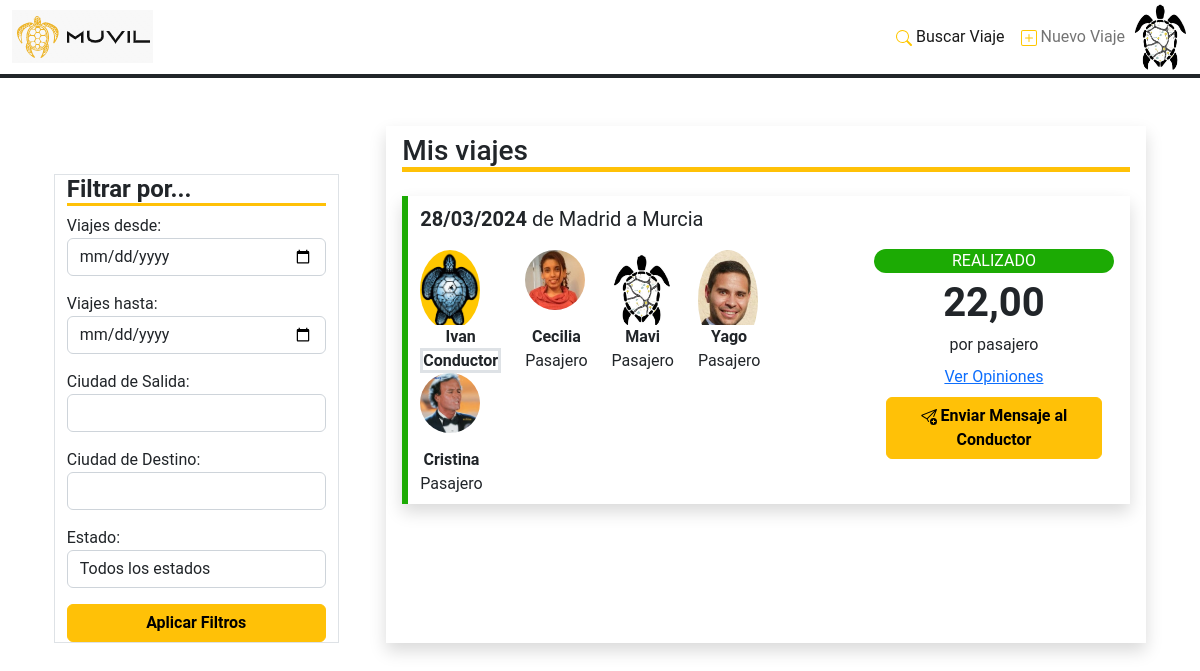
Before: /mis_viajes/3 with the older database file.
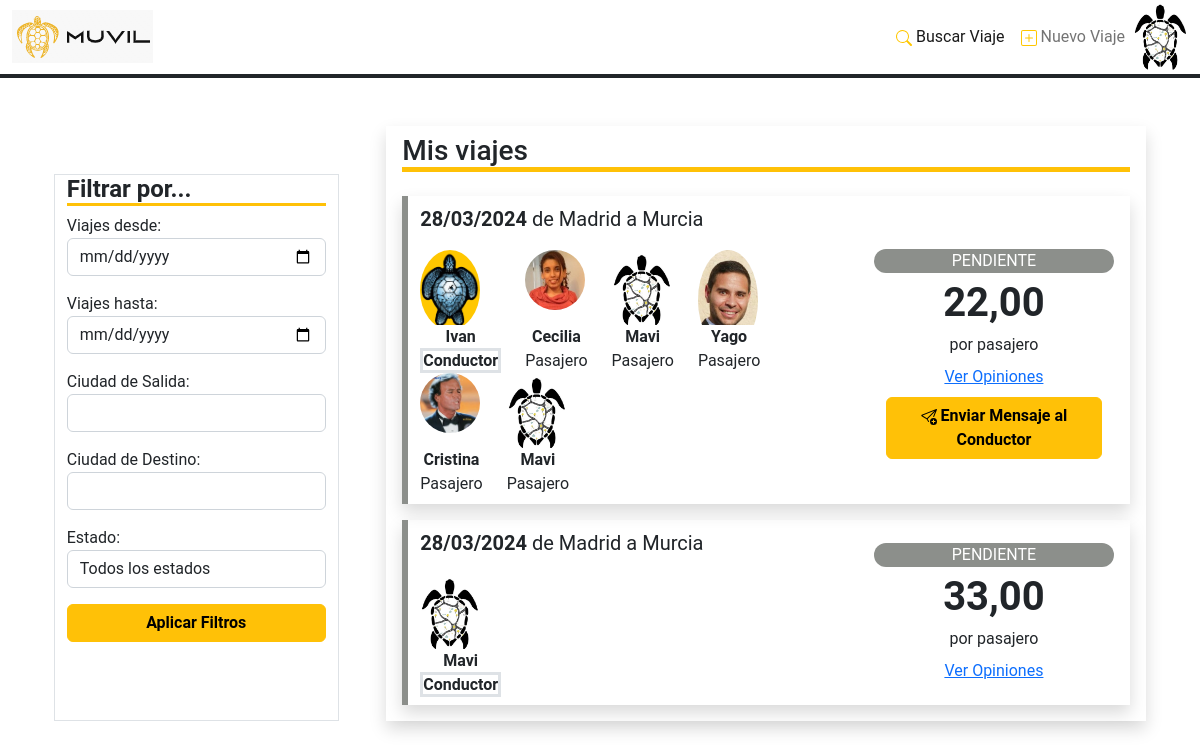
After: the same page with the newer database file.
### Aplicaciones/FrontEnd/models.py (models this page shows, shortened)
class Personas (models.Model):
    nombre = models.CharField(max_length=64)
    apellido1 = models.CharField(max_length=64)
    apellido2 = models.CharField(max_length=64, blank=True, null=True)
    fec_nacimiento = models.DateField(blank=True, null=True)
    tipo_documento = models.CharField (max_length=8)
    numero_documento = models.CharField(max_length=32)
    email = models.CharField(max_length=320)
    numero_telefono = models.PositiveIntegerField(validators=[MaxValueValidator(999999999)])
    genero = models.CharField(max_length=1, choices=genero, default='F', blank=True, null=True)
    password = models.CharField(max_length=30, default='<NO_PASSWORD>')
    puntuacion = models.DecimalField(max_digits=2, decimal_places=1, default=3.5, blank=True, null=True)
    prestigio = models.CharField(max_length=2, choices=prestigio, default='B', blank=True, null=True)
    numero_opiniones = models.PositiveIntegerField(default = '0', blank=True, null=True)
    descripcion = models.CharField(max_length=3000, blank=True, null=True)
    imagen = models.ImageField(upload_to='images/users_profile', default="images/users_profile/avatar-mujer.jpg")
    pref_conversacion = models.PositiveIntegerField(default='1')
    pref_musica = models.PositiveIntegerField(default='1')
    pref_mascota = models.PositiveIntegerField(default='1')
    pref_fumar = models.PositiveIntegerField(default='1')
    pref_comida = models.PositiveIntegerField(default='1')
    notif_noticiasofertas = models.PositiveIntegerField(default='3')
    notif_opiniones = models.PositiveIntegerField(default='3')
    notif_reservas = models.PositiveIntegerField(default='3')
    fec_created = models.DateTimeField(auto_now_add=True)
    fec_updated = models.DateTimeField(auto_now=True)
    class Meta:
        verbose_name = 'personas'
        verbose_name_plural = 'personas'

class Viajes (models.Model):
    id_persona = models.ForeignKey(Personas, to_field='id', on_delete=models.CASCADE)
    ciudad_origen = models.CharField(max_length=64)
    ciudad_destino = models.CharField(max_length=64)
    flg_ida_vuelta = models.BooleanField(default=False)
    fecha_ida = models.DateField(blank=True, null=True)
    fecha_vuelta = models.DateField(blank=True, null=True)
    numero_asientos_viaje = models.PositiveSmallIntegerField()
    estado = models.PositiveIntegerField(choices=estados_viajes, default=1)
    importe_total_asiento = models.DecimalField(max_digits = 5,decimal_places = 2)
    importe_comision_asiento = models.DecimalField(max_digits = 5,decimal_places = 2)
    importe_conductor_asiento = models.DecimalField(max_digits = 5,decimal_places = 2)
    numero_asientos_libres = models.PositiveIntegerField(default=0)
    hora_ida = models.TimeField()
    hora_vuelta = models.TimeField(blank=True, null=True)
    fechor_ida = models.DateTimeField()
    fechor_vuelta = models.DateTimeField(blank=True, null=True)
    fechor_pendiente = models.DateTimeField(blank=True, null=True)
    fechor_realizado = models.DateTimeField(blank=True, null=True)
    fechor_cancelado = models.DateTimeField(blank=True, null=True)
    id_vehiculo = models.ForeignKey(Vehiculos, to_field='id', null=True, blank=True, on_delete=models.CASCADE)
    fec_created = models.DateTimeField(auto_now_add=True)
    fec_updated = models.DateTimeField(auto_now=True)
    class Meta:
        verbose_name = 'viajes'
        verbose_name_plural = 'viajes'

class Plazas (models.Model):
    id_persona = models.ForeignKey(Personas,to_field='id', on_delete=models.CASCADE)
    id_viaje = models.ForeignKey(Viajes, to_field='id', null=True, blank=True, on_delete=models.CASCADE)
    flg_conductor = models.BooleanField(default=False)
    estado = models.PositiveIntegerField(choices=estados_plazas, default=1)
    fechor_pendiente = models.DateTimeField(blank=True, null=True)
    fechor_confirmado = models.DateTimeField(blank=True, null=True)
    fechor_rechazado = models.DateTimeField(blank=True, null=True)
    fechor_cancelado = models.DateTimeField(blank=True, null=True)
    fec_created = models.DateTimeField(auto_now_add=True)
    fec_updated = models.DateTimeField(auto_now=True)
    class Meta:
        verbose_name = 'plazas'
        verbose_name_plural = 'plazas'

### Aplicaciones/FrontEnd/views.py (the view)
# urls.py: path('mis_viajes/<int:idP>', v_mis_viajes, name='n_mis_viajes'),
def v_mis_viajes(request, idP):
    usuario = Personas.objects.get(id=idP)
    try:
        plazas = Plazas.objects.all().filter(id_persona=usuario)
        listado_viajes = Viajes.objects.all().filter(id__in=plazas.values_list('id_viaje').distinct())
        listado_plazas_viajes = Plazas.objects.all().filter(id_viaje__in=listado_viajes).order_by('-flg_conductor')
    except plazas.DoesNotExist:
        listado_viajes = None
        listado_plazas_viajes = None
    fV = ViajesFilter(request.GET, queryset=listado_viajes)
    args = {
        "idP": idP,
        "usuario": usuario,
        "filter": fV,
        "listado_plazas_viajes": listado_plazas_viajes
    }
    return render(request, 'mis_viajes.html', args)

### Aplicaciones/FrontEnd/templates/mis_viajes.html (shortened to what this page needs)
{% load static %}
<!DOCTYPE html>
<html lang="en">
<head>
	<link type='text/css' href='{% static "css/mis_viajes.css" %}' rel='stylesheet' />
</head>
<body>
	{% include "cabecera.html" %}
	<div class="container-lg mt-5">
		<div class="row justify-content-around">
			<aside class="col-12 col-lg-3 mt-5 order-2 order-lg-1 filtros-misviajes border">
				<h4 class="fw-bold border-bottom border-3 border-warning">
					Filtrar por...
				</h4>
				<form method="get">
					{{ filter.form.as_p }}
					<input type="submit" class="btn btn-warning fw-bold w-100" value="Aplicar Filtros"/>
				</form>
			</aside>
			<div class="col-12 col-lg-8 order-1 order-lg-2 shadow">
				<div class="row">
					<div class="col-12 px-3 pt-2">
						<h3 class="border-bottom border-5 border-warning">Mis viajes</h3>
					</div>
				</div>
				{% for v in filter.qs %}
				<div class="row border-card my-3 py-2 mx-1 justify-content-between shadow" id="card-viaje"
					 style="border-left-color:
					 				{% if v.estado == 1 %}
										#8C8F8B
									{% elif v.estado == 2 %}
										#1CAB04
									{% elif v.estado == 3 %}
										#991C1C
									{% endif %}
									;">
					<div class="col-7">
						<div class="row" id="fecha-viaje">
							<p class="fs-5">
								<strong>{{v.fechor_ida|date:"SHORT_DATE_FORMAT"}}</strong> de {{v.ciudad_origen}} a {{v.ciudad_destino}}
							</p>
						</div>
						<div class="row" id="listado-pasajeros">
							{% for p in listado_plazas_viajes %}
							{% if p.id_viaje.id == v.id %}
							<div class="col-auto" id="usuario-viaje">
								<div class="col-12 align-self-center">
									<div class="img-responsive img-container-driver">
										{% if p.id_persona.imagen %}
										<img style="cursor: pointer;"
											 class="rounded-circle"
											 src="{{ p.id_persona.imagen.url }}">
										{% else %}
										<img style="cursor: pointer;"
											 class="rounded-circle"
											 src='{% static "img/avatar-mujer.jpg" %}'>
										{% endif %}
									</div>
								</div>
								<div class="col-12 fw-bold text-center">
									{{p.id_persona.nombre}}
								</div>
								<div class="col-12 text-center">
									{% if p.flg_conductor %}
									<strong class="border border-3">Conductor</strong>
									{% else %}
									Pasajero
									{% endif %}
								</div>
							</div>
							{% endif %}
							{% endfor %}
						</div>
					</div>
					<div class="col-4 me-3 align-self-center">
						<div class="row mt-2" id="estado-viaje">
							<div class="text-white rounded-pill text-center"
								 style="background-color:
								 	{% if v.estado == 1 %}
										#8C8F8B
									{% elif v.estado == 2 %}
										#1CAB04
									{% elif v.estado == 3 %}
										#991C1C
									{% endif %}
									;">
								{{v.get_estado_display|upper}}
							</div>
						</div>
						<div class="row" id="precio-viaje">
							<div class="col-12 fw-bold fs-1 text-center">
								{{ v.importe_total_asiento }}
							</div>
							<div class="col-12 pb-2 text-center">
								por pasajero
							</div>
							<div class="col-12 pb-2 text-center">
								<a href="{% url 'n_opiniones_recibidas_main' idP=v.id_persona_id %}">
									Ver Opiniones
								</a>
							</div>
							{% if v.id_persona_id != idP %}
							<div class="col text-center">
								<a class="btn btn-warning" href="{% url 'n_conversacion' idP=idP idPc=v.id_persona_id %}">
									<img alt="Añadir" src='{% static "icon/send-plus.svg" %}'>
									<b>Enviar Mensaje al Conductor</b>
								</a>
							</div>
							{% endif %}
						</div>
					</div>
				</div>
				{% endfor %}
			</div>
		</div>
	</div>
</body>
</html>

### Aplicaciones/FrontEnd/templates/cabecera.html (shortened to what this page needs)
{% load static %}
<!DOCTYPE html>
<html lang="en">
<head>
	<link type='text/css' href='{% static "css/cabecera.css" %}' rel='stylesheet' />
</head>
<body>
	{% include "index.html" %}
		<header>
			<nav class="navbar navbar-expand-lg bg-white p-0">
  				<div class="container-fluid border-bottom border-4 border-dark">
					<a class="navbar-brand order-2 order-lg-1" href="{% url 'n_pagina_principal' %}"><img src='{% static "img/logo4.png" %}' class="img-fluid" alt="MÚVIL"></a>
    				<div class="collapse navbar-collapse justify-content-end ms-4 order-lg-3" id="navbarNavDropdown">
      					<ul class="navbar-nav">
        					<li class="nav-item">
          						<a class="nav-link active" aria-current="page" href="{% url 'n_buscar_viaje' idP=idP %}">
									Buscar Viaje
								</a>
        					</li>
        					<li class="nav-item">
          							<a class="nav-link" href="{% url 'n_nuevo_viaje' idP=idP %}">
										Nuevo Viaje
									</a>
        					</li>
						</ul>
					</div>
					<ul class="navbar-nav justify-content-end order-3 order-lg-3">
						<li class="nav-item">
							<div class="menu-item-nav dropdown" href="#" role="button">
								{% if usuario.imagen %}
                                <div class="img-container-user dropdown-toggle" id="dropdownMenuLink" data-bs-toggle="dropdown" aria-expanded="false">
                                    <img class="rounded-circle" src="{{ usuario.imagen.url }}">
                                </div>
								{% else %}
								<div class="img-container-user dropdown-toggle" id="dropdownMenuLink" data-bs-toggle="dropdown" aria-expanded="false">
									<img class="rounded-circle" src='{% static "img/avatar-mujer.jpg" %}'>
								</div>
                            	{% endif %}
							</div>
						</li>
   					</ul>
  				</div>
			</nav>
		</header>
</body>
</html>

### Aplicaciones/FrontEnd/templates/index.html (shortened to what this page needs)
{% load static %}
<!DOCTYPE html>
<html lang="en">
<head>
	<link rel="stylesheet" href='{% static "css/bootstrap5/bootstrap.min.css" %}'>
	<link rel="stylesheet" href='{% static "css/index.css" %}'>
</head>
<body>
</body>
</html>

### Aplicaciones/FrontEnd/static/css/cabecera.css (style rules this page uses)
.img-container-user { width:55px; overflow:hidden; }
.img-container-user img { width:100%; height:auto }

### Aplicaciones/FrontEnd/static/css/index.css (style rules this page uses)
html * { font-family: Roboto; }

### Aplicaciones/FrontEnd/templates/mis_viajes.html (style rules this page uses)
.img-container-driver { width:60px; height:75px; overflow:hidden; }
.img-container-driver img { width:100%; height:auto; }
.border-card { border: solid 0.4em; border-style: none none none solid; }

Changed rows visible on the page:
changed Viajes (number 1 of 2 on the later page): estado "REALIZADO" → "PENDIENTE"
added Plazas: id_persona.imagen (picture), id_persona.nombre "Mavi", flg_conductor "Pasajero", shown under Viajes (number 1 of 2 on the later page)
now on this page (row edited): Viajes: fechor_ida "28/03/2024", ciudad_origen "Madrid", ciudad_destino "Murcia", estado "PENDIENTE", importe_total_asiento "33,00"
added Plazas: id_persona.imagen (picture), id_persona.nombre "Mavi", flg_conductor "Conductor", shown under "28/03/2024"
